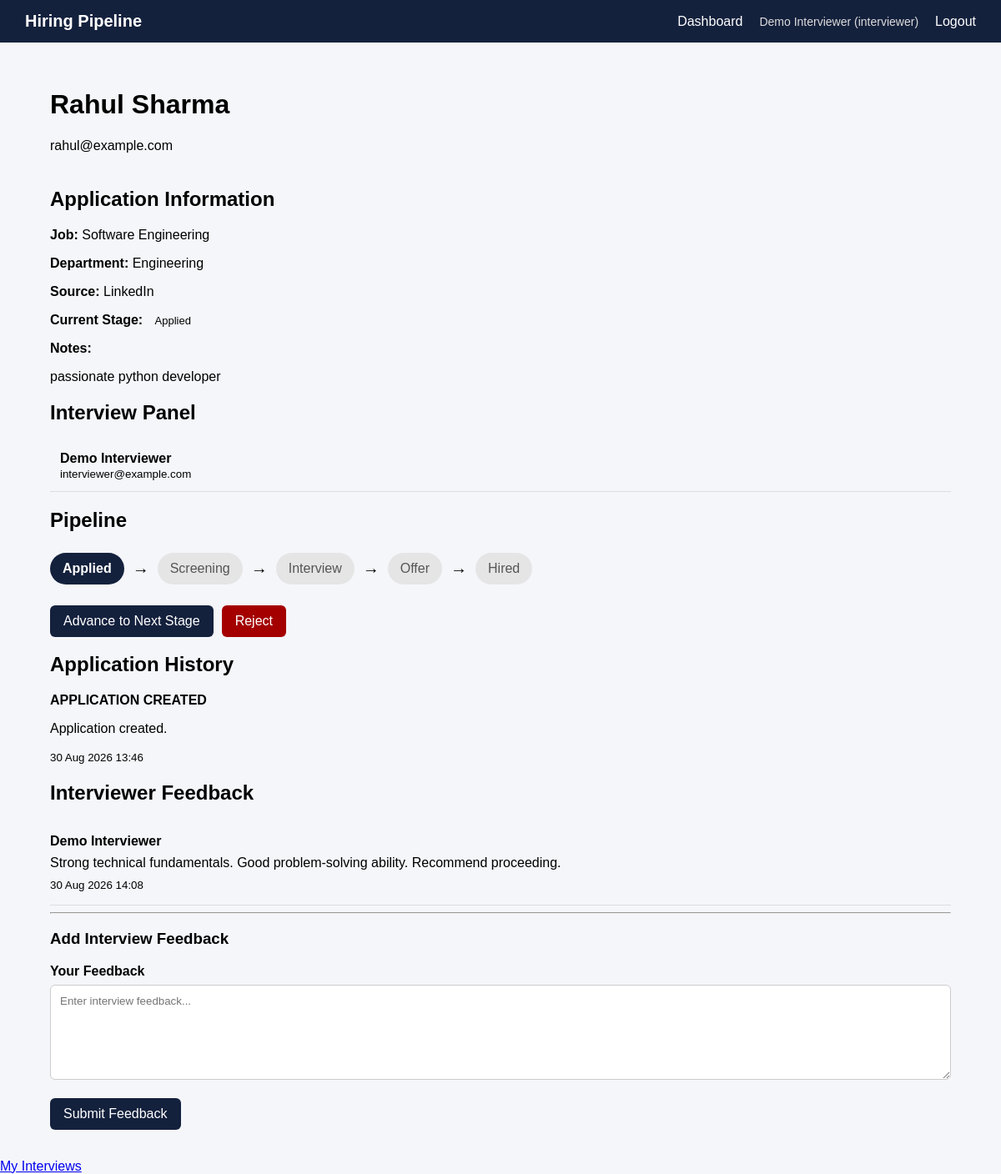
The app's page /applications/1 (signed in) with its own data.
### models/user.py (models this page shows, shortened)
class User(UserMixin, db.Model):
    __tablename__ = "users"
    id = db.Column(db.Integer, primary_key=True)
    name = db.Column(db.String(100), nullable=False)
    email = db.Column(
        db.String(150),
        unique=True,
        nullable=False,
        index=True
    )
    password_hash = db.Column(db.String(255), nullable=False)
    role = db.Column(
        db.String(20),
        nullable=False
    )
    created_at = db.Column(
        db.DateTime,
        server_default=db.func.now()
    )

### models/application.py (models this page shows)
class Application(db.Model):
    __tablename__ = "applications"
    id = db.Column(
        db.Integer,
        primary_key=True
    )
    job_opening_id = db.Column(
        db.Integer,
        db.ForeignKey("job_openings.id"),
        nullable=False,
        index=True
    )
    candidate_name = db.Column(
        db.String(150),
        nullable=False
    )
    candidate_email = db.Column(
        db.String(150),
        nullable=False,
        index=True
    )
    source = db.Column(
        db.String(100),
        nullable=True
    )
    notes = db.Column(
        db.Text,
        nullable=True
    )
    stage = db.Column(
        db.String(30),
        nullable=False,
        default="Applied",
        index=True
    )
    applied_at = db.Column(
        db.DateTime,
        server_default=db.func.now()
    )
    stage_changed_at = db.Column(
        db.DateTime,
        server_default=db.func.now()
    )
    updated_at = db.Column(
        db.DateTime,
        server_default=db.func.now(),
        onupdate=db.func.now()
    )
    job = db.relationship(
        "JobOpening",
        back_populates="applications"
    )
    events = db.relationship(
        "ApplicationEvent",
        back_populates="application",
        lazy=True,
        order_by="ApplicationEvent.created_at"
    )

### models/job.py (models this page shows)
class JobOpening(db.Model):
    __tablename__ = "job_openings"
    id = db.Column(db.Integer, primary_key=True)
    title = db.Column(
        db.String(150),
        nullable=False
    )
    department = db.Column(
        db.String(100),
        nullable=False
    )
    description = db.Column(
        db.Text,
        nullable=True
    )
    status = db.Column(
        db.String(20),
        nullable=False,
        default="open",
        index=True
    )
    created_at = db.Column(
        db.DateTime,
        server_default=db.func.now()
    )
    updated_at = db.Column(
        db.DateTime,
        server_default=db.func.now(),
        onupdate=db.func.now()
    )
    applications = db.relationship(
        "Application",
        back_populates="job",
        lazy=True
    )
    description = db.Column(
        db.Text,
        nullable=True
    )
    status = db.Column(
        db.String(20),
        nullable=False,
        default="open"
    )
    created_at = db.Column(
        db.DateTime,
        server_default=db.func.now()
    )
    updated_at = db.Column(
        db.DateTime,
        server_default=db.func.now(),
        onupdate=db.func.now()
    )
    applications = db.relationship(
        "Application",
        back_populates="job",
        lazy=True
    )

### models/interview.py (models this page shows)
class ApplicationInterviewer(db.Model):
    __tablename__ = "application_interviewers"
    application_id = db.Column(
        db.Integer,
        db.ForeignKey("applications.id"),
        primary_key=True
    )
    interviewer_id = db.Column(
        db.Integer,
        db.ForeignKey("users.id"),
        primary_key=True
    )
    assigned_at = db.Column(
        db.DateTime,
        server_default=db.func.now()
    )
    application = db.relationship(
        "Application",
        backref=db.backref(
            "interviewer_assignments",
            lazy=True
        )
    )
    interviewer = db.relationship(
        "User",
        backref=db.backref(
            "application_assignments",
            lazy=True
        )
    )

class Feedback(db.Model):
    __tablename__ = "feedback"
    id = db.Column(
        db.Integer,
        primary_key=True
    )
    application_id = db.Column(
        db.Integer,
        db.ForeignKey("applications.id"),
        nullable=False
    )
    interviewer_id = db.Column(
        db.Integer,
        db.ForeignKey("users.id"),
        nullable=False
    )
    content = db.Column(
        db.Text,
        nullable=False
    )
    created_at = db.Column(
        db.DateTime,
        server_default=db.func.now()
    )
    application = db.relationship(
        "Application",
        backref=db.backref(
            "feedback_entries",
            lazy=True
        )
    )
    interviewer = db.relationship(
        "User",
        backref=db.backref(
            "feedback_entries",
            lazy=True
        )
    )

### models/event.py (models this page shows)
class ApplicationEvent(db.Model):
    __tablename__ = "application_events"
    id = db.Column(
        db.Integer,
        primary_key=True
    )
    application_id = db.Column(
        db.Integer,
        db.ForeignKey("applications.id"),
        nullable=False,
        index=True
    )
    event_type = db.Column(
        db.String(50),
        nullable=False
    )
    old_stage = db.Column(
        db.String(30),
        nullable=True
    )
    new_stage = db.Column(
        db.String(30),
        nullable=True
    )
    actor_id = db.Column(
        db.Integer,
        db.ForeignKey("users.id"),
        nullable=True
    )
    message = db.Column(
        db.Text,
        nullable=True
    )
    created_at = db.Column(
        db.DateTime,
        server_default=db.func.now()
    )
    application = db.relationship(
        "Application",
        back_populates="events"
    )

### routes/applications.py (the view, shortened to what this page needs)
@applications_bp.route("/<int:application_id>")
@role_required("recruiter", "interviewer")
def application_detail(application_id):
    application = db.session.get(
        Application,
        application_id
    )
    if not application:
        abort(404)
    if current_user.role == "interviewer":
        from utils.interviewer import is_assigned_interviewer
        if not is_assigned_interviewer(
            application.id,
            current_user.id
        ):
            abort(403)
    interviewers = []
    return render_template(
        "applications/detail.html",
        application=application,
        interviewers=interviewers
    )

### utils/interviewer.py (called while the page is built)
def is_assigned_interviewer(application_id, user_id):
    assignment = (
        ApplicationInterviewer.query
        .filter_by(
            application_id=application_id,
            interviewer_id=user_id
        )
        .first()
    )
    return assignment is not None

### templates/applications/detail.html (shortened to what this page needs)
{% extends "base.html" %}
{% block content %}
<div class="page-header">
    <div>
        <h1>
            {{ application.candidate_name }}
        </h1>
        <p>
            {{ application.candidate_email }}
        </p>
    </div>
</div>
<div class="detail-card">
    <h2>Application Information</h2>
    <p>
        <strong>Job:</strong>
        {{ application.job.title }}
    </p>
    <p>
        <strong>Department:</strong>
        {{ application.job.department }}
    </p>
    <p>
        <strong>Source:</strong>
        {{ application.source or "-" }}
    </p>
    <p>
        <strong>Current Stage:</strong>
        <span class="status">
            {{ application.stage }}
        </span>
    </p>
    <p>
        <strong>Notes:</strong>
    </p>
    <p>
        {{ application.notes or "No notes available." }}
    </p>
</div>
<div class="detail-card">
    <h2>Interview Panel</h2>
    {% if application.interviewer_assignments %}
        {% for assignment in application.interviewer_assignments %}
            <div class="panel-member">
                <div>
                    <strong>
                        {{ assignment.interviewer.name }}
                    </strong>
                    <br>
                    <small>
                        {{ assignment.interviewer.email }}
                    </small>
                </div>
            </div>
        {% endfor %}
    {% else %}
        <p>
            No interviewers assigned yet.
        </p>
    {% endif %}
</div>
<div class="detail-card">
    <h2>Pipeline</h2>
    <div class="pipeline">
        {% for stage in ["Applied", "Screening", "Interview", "Offer", "Hired"] %}
            <div
                class="pipeline-stage
                {% if application.stage == stage %}
                    current
                {% endif %}"
            >
                {{ stage }}
            </div>
            {% if not loop.last %}
                <span class="pipeline-arrow">
                    →
                </span>
            {% endif %}
        {% endfor %}
    </div>
    <div class="pipeline-actions">
        {% if application.stage != "Rejected"
              and application.stage != "Hired" %}
            <form
                method="POST"
                action="{{ url_for(
                    'applications.advance',
                    application_id=application.id
                ) }}"
            >
                <button
                    type="submit"
                    class="btn"
                >
                    Advance to Next Stage
                </button>
            </form>
        {% endif %}
        {% if application.stage != "Rejected"
              and application.stage != "Hired" %}
            <form
                method="POST"
                action="{{ url_for(
                    'applications.reject',
                    application_id=application.id
                ) }}"
            >
                <button
                    type="submit"
                    class="btn-danger"
                >
                    Reject
                </button>
            </form>
        {% endif %}
    </div>
</div>
<div class="detail-card">
    <h2>Application History</h2>
    {% if application.events %}
        <div class="timeline">
            {% for event in application.events %}
                <div class="timeline-item">
                    <strong>
                        {{ event.event_type.replace("_", " ") }}
                    </strong>
                    {% if event.message %}
                        <p>
                            {{ event.message }}
                        </p>
                    {% endif %}
                    {% if event.created_at %}
                        <small>
                            {{ event.created_at.strftime(
                                "%d %b %Y %H:%M"
                            ) }}
                        </small>
                    {% endif %}
                </div>
            {% endfor %}
        </div>
    {% else %}
        <p>No history available.</p>
    {% endif %}
</div>
<div class="detail-card">
    <h2>Interviewer Feedback</h2>
    {% if application.feedback_entries %}
        {% for feedback in application.feedback_entries %}
            <div class="feedback-item">
                <strong>
                    {{ feedback.interviewer.name }}
                </strong>
                <p>
                    {{ feedback.content }}
                </p>
                {% if feedback.created_at %}
                    <small>
                        {{ feedback.created_at.strftime(
                            "%d %b %Y %H:%M"
                        ) }}
                    </small>
                {% endif %}
            </div>
        {% endfor %}
    {% else %}
        <p>
            No feedback has been submitted yet.
        </p>
    {% endif %}
    {% if current_user.role == "interviewer" %}
        <hr>
        <h3>Add Interview Feedback</h3>
        <form
            method="POST"
            action="{{ url_for(
                'interviews.add_feedback',
                application_id=application.id
            ) }}"
        >
            <div class="form-group">
                <label for="feedback">
                    Your Feedback
                </label>
                <textarea
                    id="feedback"
                    name="content"
                    rows="6"
                    placeholder="Enter interview feedback..."
                    required
                ></textarea>
            </div>
            <button
                type="submit"
                class="btn"
            >
                Submit Feedback
            </button>
        </form>
    {% endif %}
</div>
{% endblock %}

### templates/base.html (shortened to what this page needs)
<!DOCTYPE html>
<html lang="en">
<head>
    <link
        rel="stylesheet"
        href="{{ url_for('static', filename='css/style.css') }}"
    >
</head>
<body>
    {% if current_user.is_authenticated %}
        <nav class="navbar">
            <div class="nav-brand">
                Hiring Pipeline
            </div>
            <div class="nav-links">
                <a href="{{ url_for('dashboard.dashboard') }}">
                    Dashboard
                </a>
                <span class="nav-user">
                    {{ current_user.name }}
                    ({{ current_user.role }})
                </span>
                <a href="{{ url_for('auth.logout') }}">
                    Logout
                </a>
            </div>
        </nav>
    {% endif %}
    <main class="container">
        {% block content %}
        {% endblock %}
    </main>
</body>
</html>
{% if current_user.role == "interviewer" %}
    <a href="{{ url_for('interviews.my_applications') }}">
        My Interviews
    </a>
{% endif %}

### static/css/style.css (style rules this page uses)
* { box-sizing: border-box; }
body { margin: 0; font-family: Arial, sans-serif; background: #f5f6fa; }
.form-group { margin-bottom: 18px; }
.form-group label { display: block; margin-bottom: 7px; font-weight: 600; }
button { width: 100%; padding: 12px; border: none; border-radius: 6px; background: #14213d; color: white; font-size: 16px; cursor: pointer; }
.navbar { background: #14213d; color: white; padding: 14px 30px; display: flex; justify-content: space-between; align-items: center; }
.nav-brand { font-weight: bold; font-size: 20px; }
.nav-links { display: flex; align-items: center; gap: 20px; }
.nav-links a { color: white; text-decoration: none; }
.nav-user { color: #ddd; font-size: 14px; }
.container { width: 90%; max-width: 1200px; margin: 35px auto; }
.page-header { display: flex; justify-content: space-between; align-items: center; margin-bottom: 25px; }
.btn, .btn-secondary, .small-btn { display: inline-block; text-decoration: none; border-radius: 6px; cursor: pointer; }
.btn { background: #14213d; color: white; padding: 10px 16px; width: auto; }
.status { padding: 5px 10px; border-radius: 20px; font-size: 13px; }
.form-group textarea { width: 100%; padding: 11px; border: 1px solid #ccc; border-radius: 6px; font-family: inherit; }
.pipeline { display: flex; align-items: center; gap: 10px; margin: 25px 0; flex-wrap: wrap; }
.pipeline-stage { padding: 10px 15px; border-radius: 20px; background: #e5e5e5; color: #555; }
.pipeline-stage.current { background: #14213d; color: white; font-weight: bold; }
.pipeline-arrow { font-size: 20px; }
.pipeline-actions { display: flex; gap: 10px; flex-wrap: wrap; }
.pipeline-actions form { margin: 0; }
.btn-danger { display: inline-block; width: auto; padding: 10px 16px; border: none; border-radius: 6px; background: #a40000; color: white; cursor: pointer; }
.panel-member { display: flex; justify-content: space-between; align-items: center; padding: 12px; border-bottom: 1px solid #ddd; }
.feedback-item { padding: 15px 0; border-bottom: 1px solid #ddd; }
.feedback-item p { margin: 8px 0; }

### records on screen
User: name "Demo Interviewer", role "interviewer"
Application: candidate_name "Rahul Sharma", candidate_email "rahul@example.com", source "LinkedIn", stage "Applied", notes "passionate python developer"
JobOpening: job "Software Engineering", job.department "Engineering"
ApplicationInterviewer: interviewer.name "Demo Interviewer", interviewer.email "interviewer@example.com"
ApplicationEvent: event_type.replace "APPLICATION CREATED", message "Application created.", created_at "30 Aug 2026 13:46"
Feedback: interviewer.name "Demo Interviewer", content "Strong technical fundamentals. Good problem-solving ability. Recommend proceeding.", created_at "30 Aug 2026 14:08"

### other values on screen
{{ stage }} "Applied" "Screening" "Interview" "Offer" "Hired"
